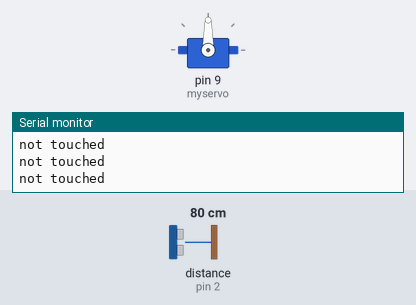
This sketch was run on a simulated Arduino Uno, built with avr-gcc and run on an emulated ATmega328P. Parts: servo, the last lines printed to the serial monitor. Wiring (inferred from the names in the program): ultrasonic range finder: trigger pin 3; echo pin 2. The inputs (shaded band) are chosen by the test bench; at power-on: distance to the obstacle (sensor on pin 2) 80 cm. The echo pulse lasts 58.3 µs per cm.

Above: at 1.2 s.
1.3 s: distance to the obstacle (sensor on pin 2) set to 46 cm
4.3 s: distance to the obstacle (sensor on pin 2) set to 38 cm
At 4.8 s:
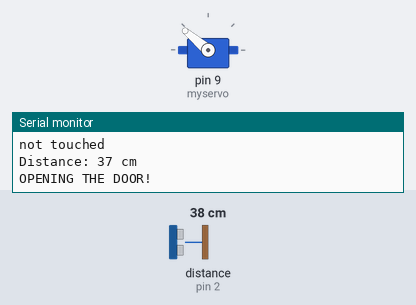
5.8 s: distance to the obstacle (sensor on pin 2) set to 120 cm
At 7.3 s:
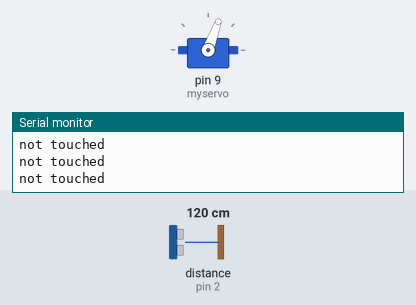
7.8 s: distance to the obstacle (sensor on pin 2) set to 2 cm
At 8.7 s:
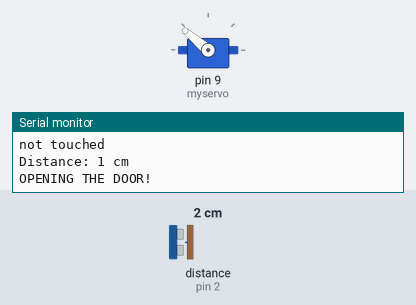
9.3 s: distance to the obstacle (sensor on pin 2) set to 60 cm
Timing chart, 0 to 12.3 s (numbered marks = the images above; inputs shaded):
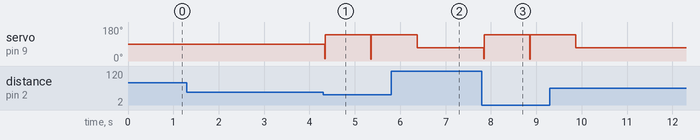

The sketch:

NonHanded_door.ino
```cpp
#include <Servo.h>
#define trigPin 3
#define echoPin 2
Servo myservo;

int pos = 0;
long duration;
int distance;

void setup() {
  myservo.attach(9);
  pinMode(trigPin, OUTPUT); // Sets the trigPin as an OUTPUT
  pinMode(echoPin, INPUT); // Sets the echoPin as an INPUT
  Serial.begin(9600); // // Serial Communication is starting with 9600 of baudrate speed
  Serial.println("Ultrasonic TEST"); // print some text in Serial Monitor
  Serial.println(" Created by Hasan Bilgen");
}

void loop() {
  digitalWrite(trigPin, LOW);
  delayMicroseconds(2);

  digitalWrite(trigPin, HIGH);
  delayMicroseconds(10);
  digitalWrite(trigPin, LOW);
  duration = pulseIn(echoPin, HIGH);

  distance = duration * 0.034 / 2;

 if (distance > 40) {

      Serial.println("not touched");


    if(pos == 140){
      for (pos = 140; pos >= 70; pos -= 1) {
    myservo.write(pos);
      }
  }

  }


   if (distance <= 40) {
    pos=0;
    Serial.print("Distance: ");
    Serial.print(distance);
    Serial.println(" cm");
    Serial.println("OPENING THE DOOR!");
     for (pos = 0; pos <= 140; pos += 1) {
    myservo.write(pos);
    }
    pos=140;
    delay(1000);
  }

}
```

Measured:
- the behaviour switches between 42 and 41 cm on distance to the obstacle (sensor on pin 2) (found by bisection; images 0 and 1)
- after the input at 4.3 s, servo on pin 9 (myservo): 90° → 140° at once
- after the input at 7.8 s, servo on pin 9 (myservo): 70° → 140° at once
